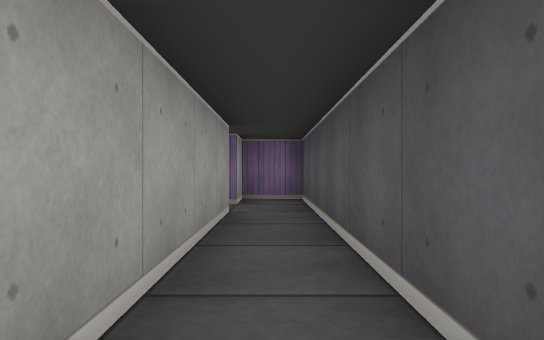
[1] (above)

24 first-person views from a walk through a cub3D maze. The camera is about half as high as the walls, looks level and sees 70° across. The floor is counted in squares. Each view is taken from the middle of a square. On the plan, view 1 faces up. The plan holds only what a view shows up to about 9 squares ahead; the rest is blank. The place goes on beyond the plan.

[2]
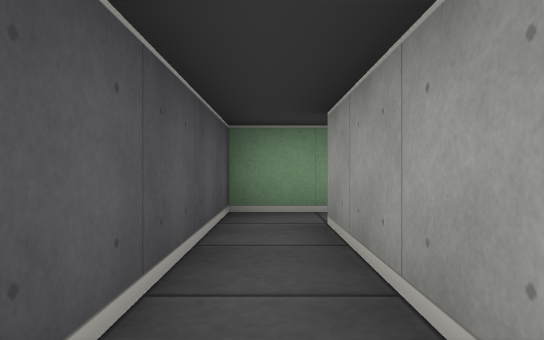

[3]
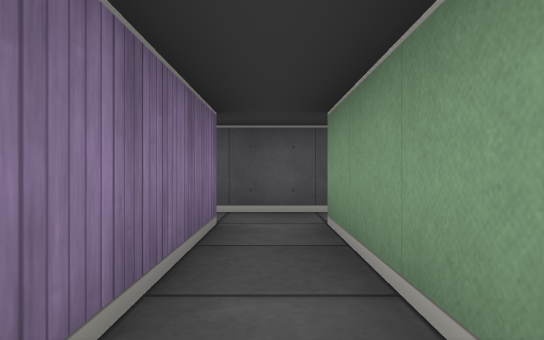

[4]
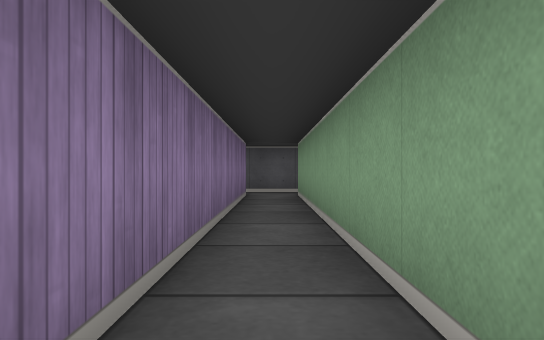

[5]
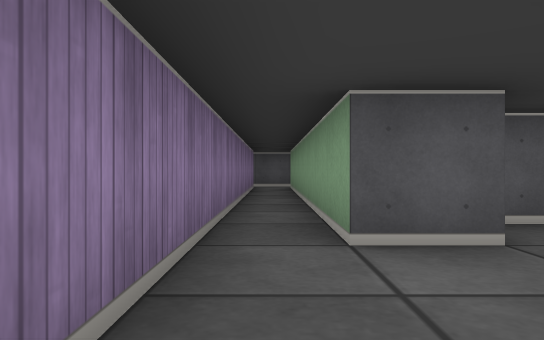

[6]
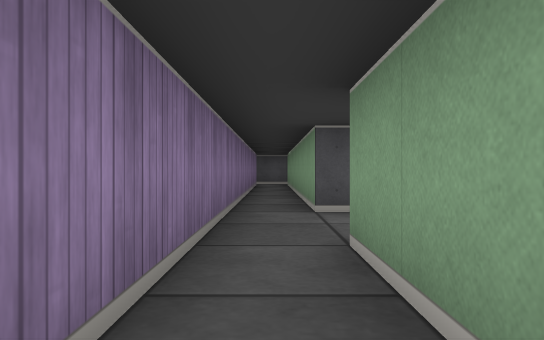

[7]
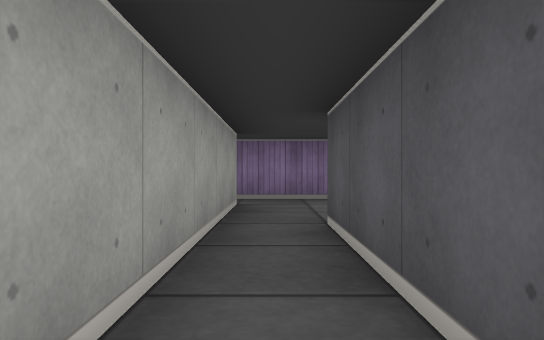

[8]
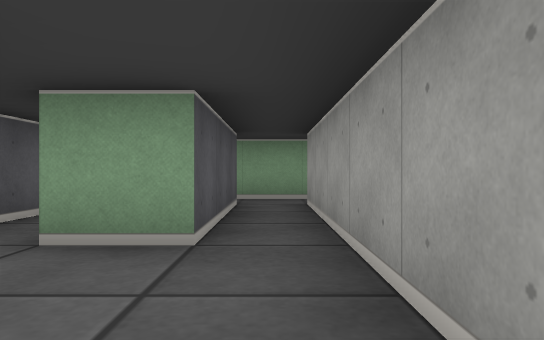

[9]
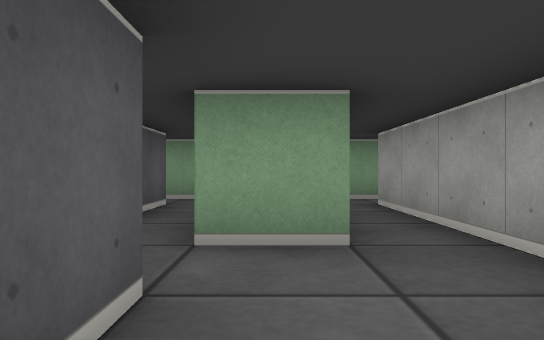

[10]
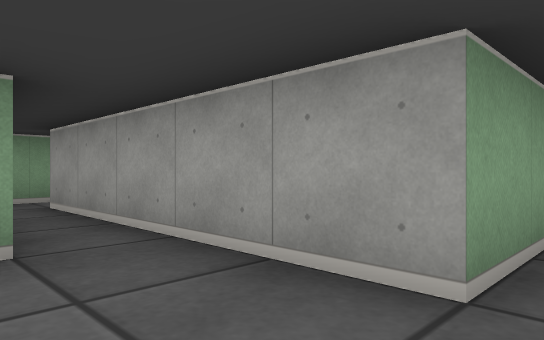

[11]
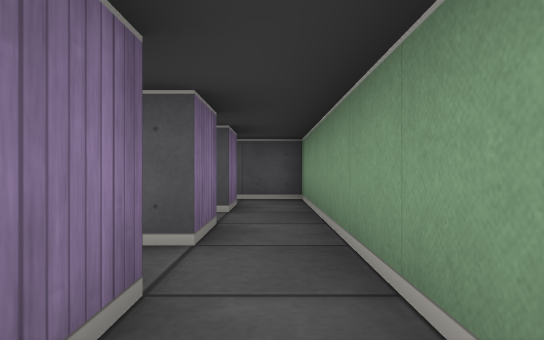

[12]
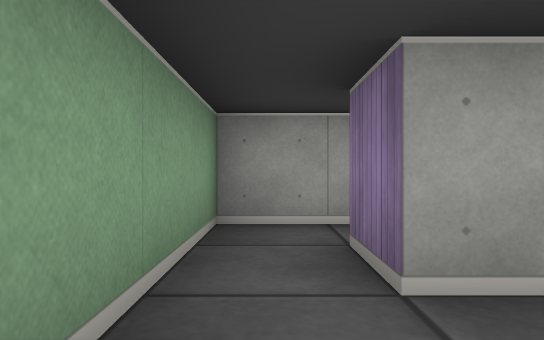

[13]
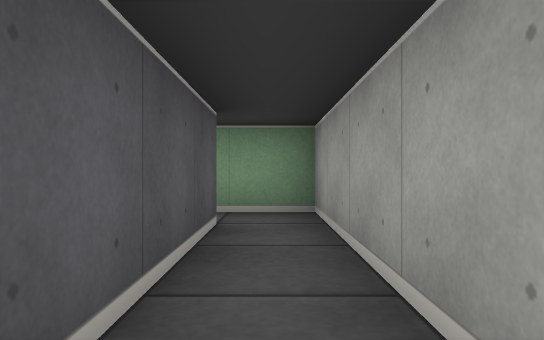

[14]
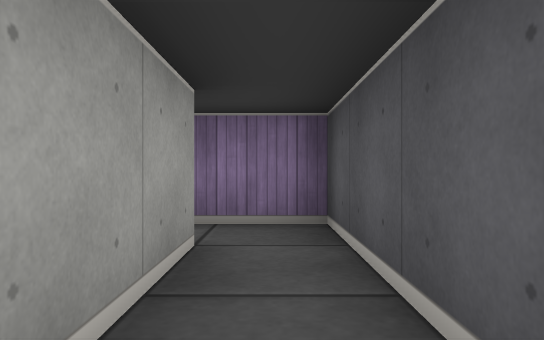

[15]
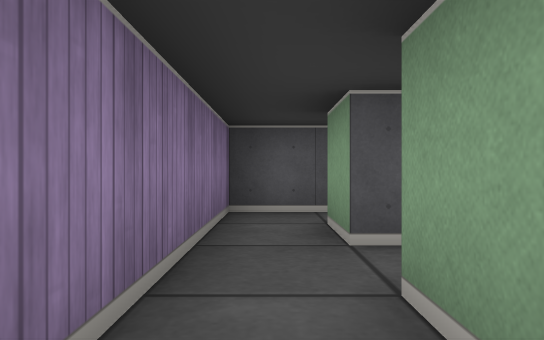

[16]
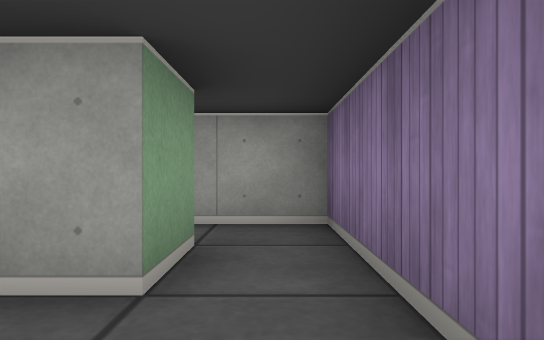

[17]
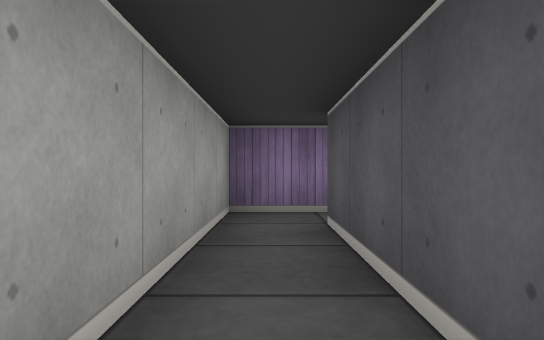

[18]
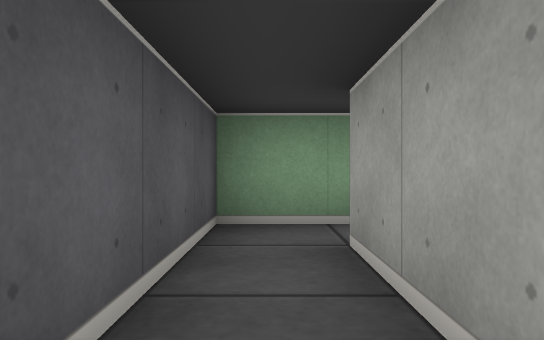

[19]
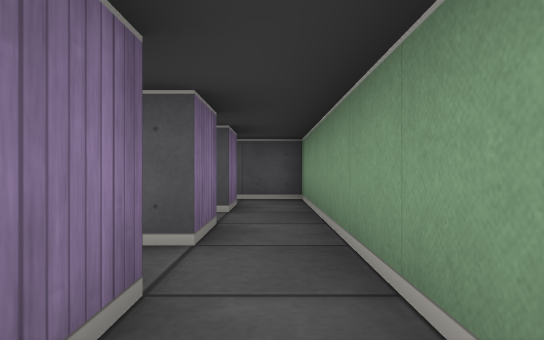

[20]
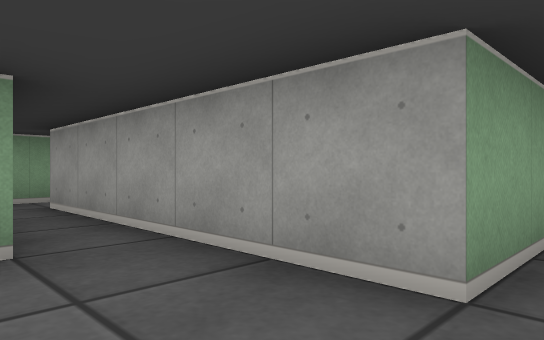

[21]
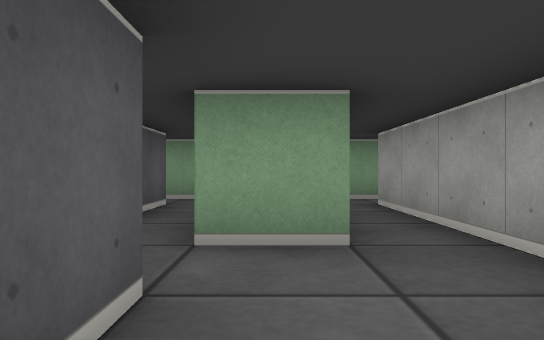

[22]
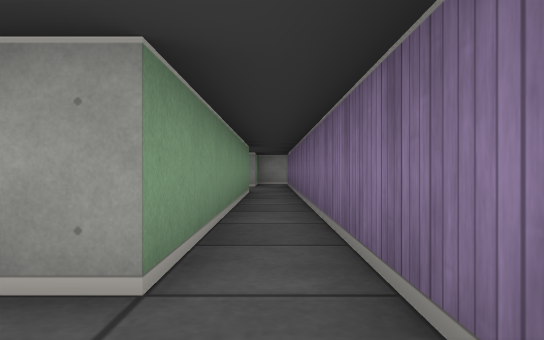

[23]
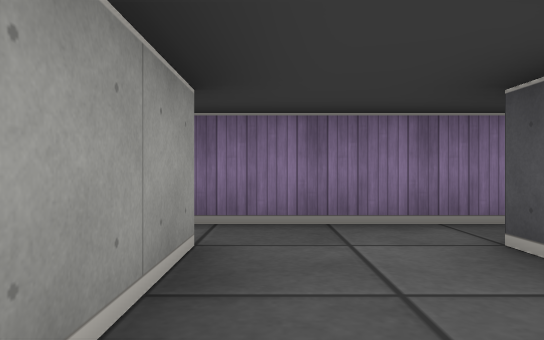

[24]
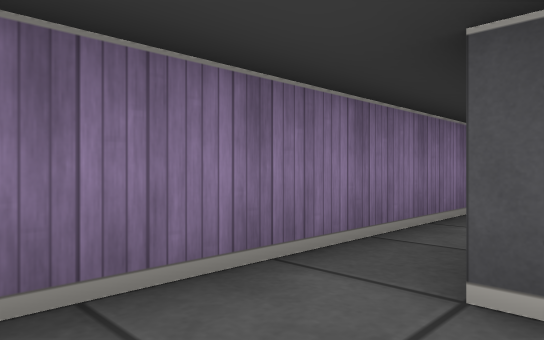

### Floor plan
Points are (right, up) in squares from view 1. A wall is a line through its corners. A room is listed if a view was taken in it or the views show most of it. See-through windows are left out.
Room 1 (views 1, 2)
walls: (-0.5, 4.5) (-0.5, -0.5); (-0.8, -1.5) (0.5, -1.5) (0.5, 6.5) (-0.5, 6.5) (-0.5, 5.5)
ways out: opening at (-1, 5) to room 2; opening at (-1, -1)
Room 2 (views 3, 4, 7, 8, 9, 10, 12)
walls: (-8.5, 3.5) (-8.5, 4.5) (-0.5, 4.5); (-10.5, 4.5) (-10.5, -0.5); (-8.5, -0.5) (-9.5, -0.5) (-9.5, 2.5) (-8.5, 2.5); (-10.5, -1.5) (-8.5, -1.5); (-0.5, 5.5) (-10.4, 5.5)
ways out: opening at (-1, 5) to room 1; opening at (-11, 5) to room 3; opening at (-11, -1) to room 4; opening at (-9, -1) to room 9; opening at (-9, 3) to room 9
Room 3 (views 5, 6, 20, 21, 22, 23, 24)
walls: (-19.5, 2.5) (-18.5, 2.5); (-18.5, 3.5) (-18.5, 4.5); (-20.5, 4.5) (-20.5, -0.5); (-18.5, -0.5) (-19.5, -0.5) (-19.5, -0.1); (-15.4, 5.5) (-20.4, 5.5); (-20.4, -1.5) (-18.4, -1.5); (-12.4, 4.5) (-10.5, 4.5); (-10.4, 5.5) (-12.4, 5.5)
ways out: opening at (-11, 5) to room 2; opening at (-21, -1) to room 7; opening at (-19, -1) to room 8; opening at (-19, 3) to room 8; opening at (-21, 5)
Room 4 (views 11, 13, 14)
walls: (-12.5, 2.5) (-12.5, -1.5) (-10.5, -1.5); (-10.5, -0.5) (-11.5, -0.5) (-11.5, 3.5) (-12.5, 3.5)
ways out: opening at (-11, -1) to room 2; opening at (-13, 3) to room 6
Room 5 (views 15, 17, 18)
walls: (-16.5, -1.5) (-15.5, -1.5) (-15.5, 2.5) (-14.5, 2.5); (-14.5, 3.5) (-16.5, 3.5) (-16.5, -0.5)
ways out: opening at (-15, 3) to room 6; opening at (-17, -1) to room 8
Room 6 (view 16)
walls: (-14.5, 2.5) (-14.5, 1.9); (-13.5, 2.5) (-12.5, 2.5); (-12.5, 3.5) (-14.5, 3.5)
ways out: opening at (-13, 3) to room 4; opening at (-15, 3) to room 5
Room 7 (view 19)
walls: (-20.5, -0.5) (-21.4, -0.5); (-21.4, -1.5) (-20.4, -1.5)
ways out: opening at (-21, -1) to room 3
Room 8 (no view inside)
walls: (-16.5, -0.5) (-17.5, -0.5) (-17.5, 0.5); (-18.4, -1.5) (-16.5, -1.5)
ways out: opening at (-19, -1) to room 3; opening at (-19, 3) to room 3; opening at (-17, -1) to room 5
Room 9 (no view inside)
walls: (-6.5, -0.5) (-7.5, -0.5) (-7.5, 3); (-8.5, -1.5) (-6.5, -1.5)
ways out: opening at (-9, -1) to room 2; opening at (-9, 3) to room 2; opening at (-7, -1)

Where each view was taken, in squares from view 1:
view 1: 0 up, 0 right, facing up
view 2: 3 up, 0 right, facing down
view 3: 5 up, 4 left, facing right
view 4: 5 up, 8 left, facing right
view 5: 5 up, 11 left, facing right
view 6: 5 up, 13 left, facing right
view 7: 1 down, 10 left, facing up
view 8: 5 up, 10 left, facing down
view 9: 5 up, 9 left, facing down
view 10: 5 up, 9 left, facing down-left
view 11: 1 down, 12 left, facing right
view 12: 1 down, 9 left, facing left
view 13: 3 up, 12 left, facing down
view 14: 0 up, 12 left, facing up
view 15: 3 up, 16 left, facing right
view 16: 3 up, 13 left, facing left
view 17: 1 down, 16 left, facing up
view 18: 2 up, 16 left, facing down
view 19: 1 down, 22 left, facing right
view 20: 5 up, 19 left, facing down-left
view 21: 5 up, 19 left, facing down
view 22: 5 up, 19 left, facing left
view 23: 2 up, 20 left, facing up
view 24: 4 up, 20 left, facing up-right
